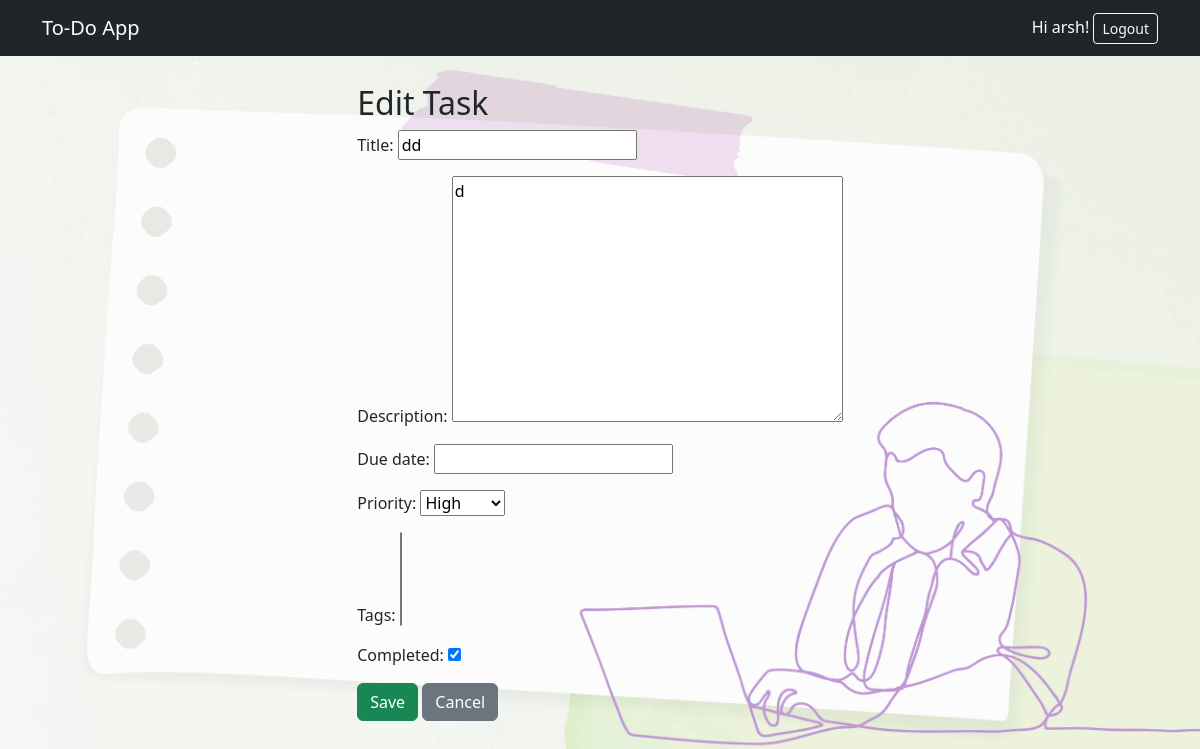
The app's page /edit/8/ (signed in) with its own data.
### todo_app/models.py (models this page shows, shortened)
class Task(models.Model):
    PRIORITY_CHOICES = [('Low', 'Low'), ('Medium', 'Medium'), ('High', 'High')]
    user = models.ForeignKey(User, on_delete=models.CASCADE, related_name='tasks')
    title = models.CharField(max_length=255)
    description = models.TextField(blank=True)
    due_date = models.DateField(null=True, blank=True)
    completed = models.BooleanField(default=False)
    priority = models.CharField(max_length=10, choices=PRIORITY_CHOICES, default='Medium')
    tags = models.ManyToManyField(Tag, blank=True)

### todo_app/views.py (the view)
# urls.py: path('edit/<int:pk>/', TaskUpdateView.as_view(), name='task-edit'),
@method_decorator(login_required, name='dispatch')
class TaskUpdateView(UpdateView):
    model = Task
    form_class = TaskForm
    template_name = 'tasks/task_form.html'
    success_url = reverse_lazy('task-list')

### todo_app/forms.py
class TaskForm(forms.ModelForm):
    class Meta:
        model = Task
        fields = ['title', 'description', 'due_date', 'priority', 'tags', 'completed']

### todo_app/templates/tasks/task_form.html (shortened to what this page needs)
{% extends 'tasks/base.html' %}
{% block content %}
<h2>{% if form.instance.pk %}Edit{% else %}Add{% endif %} Task</h2>
<form method="post">
  {{ form.as_p }}
  <button type="submit" class="btn btn-success">Save</button>
  <a href="{% url 'task-list' %}" class="btn btn-secondary">Cancel</a>
</form>
{% endblock %}

### todo_app/templates/tasks/base.html (shortened to what this page needs)
{% load static %}
<!DOCTYPE html>
<html lang="en">
<head>
<link href="https://cdn.jsdelivr.net/npm/bootstrap@5.3.0/dist/css/bootstrap.min.css" rel="stylesheet">
</head>
<body>
<nav class="navbar navbar-expand-lg navbar-dark bg-dark mb-4">
  <div class="container">
    <a class="navbar-brand" href="{% url 'task-list' %}">To‑Do App</a>
    <div>
      {% if user.is_authenticated %}
        <span class="text-white">Hi {{ user.username }}!</span>
        <a href="{% url 'logout' %}" class="btn btn-outline-light btn-sm">Logout</a>
      {% else %}
        <a href="{% url 'login' %}" class="btn btn-outline-light btn-sm">Login</a>0.012
      {% endif %}
    </div>
  </div>
</nav>
<div class="container bg-overlay p-1 rounded d-flex justify-content-center align-items-center" style="min-height:75vh">
  <div>
    {% block content %}{% endblock %}
  </div>
</div>
</body>
</html>

### records on screen
Task: title "dd", description "d", priority "High", completed "☑"

### other values on screen
{{ user.username }} "arsh"
